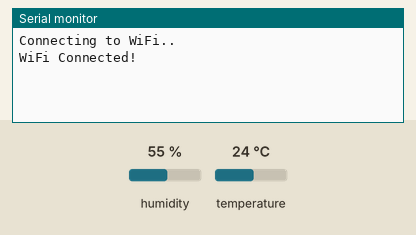
A sketch run on a simulated ESP32. Parts: the last lines printed to the serial monitor. The test bench sets the inputs (shaded band); at power-on: humidity 55 %, temperature 24 °C. WiFi joins after 1.5 s; servers stay silent unless stated.

Above: at 3.2 s.
3.3 s: humidity set to 22 %
At 6.0 s:
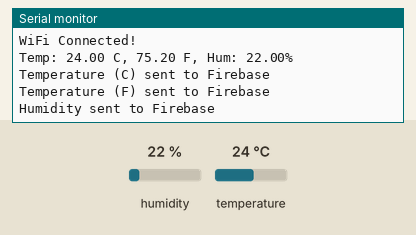
9.2 s: temperature set to 12 °C
At 13.1 s:
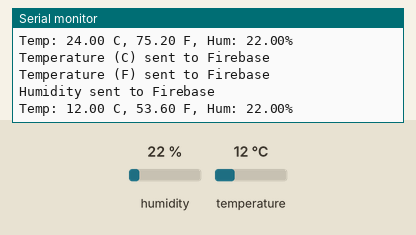
15.1 s: humidity set to 40 %
At 17.73 s:
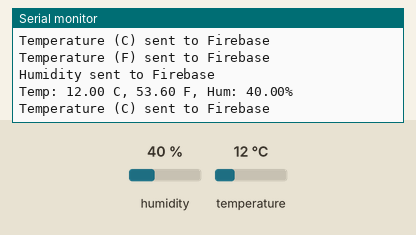

The sketch:

sketch_feb28a.ino
```cpp
#include <WiFi.h>
#include <Firebase_ESP_Client.h>
#include <DHT.h>

// WiFi Credentials
#define WIFI_SSID "Redmi Note 9S"
#define WIFI_PASSWORD "Lahiru1234"

// Firebase Credentials (Use Database Secret instead of API Key)
#define DATABASE_URL "https://yp-group-23-default-rtdb.asia-southeast1.firebasedatabase.app/"
#define DATABASE_SECRET "23otMyYcFN9dGXrDKSRNbkHPsca9Z1s686UhjyBY"  // 🔹 Replace with your actual Database Secret

// DHT Sensor Configuration
#define DHTPIN 4         // DHT sensor pin
#define DHTTYPE DHT11    // DHT Type: DHT11 or DHT22
DHT dht(DHTPIN, DHTTYPE);

// Firebase Instances
FirebaseData fbdo;
FirebaseAuth auth;
FirebaseConfig config;

void setup() {
  Serial.begin(115200);
  dht.begin();

  // Connect to WiFi
  WiFi.begin(WIFI_SSID, WIFI_PASSWORD);
  Serial.print("Connecting to WiFi");

  while (WiFi.status() != WL_CONNECTED) {
    Serial.print(".");
    delay(1000);
  }
  Serial.println("\nWiFi Connected!");

  // Set Firebase Config
  config.database_url = DATABASE_URL;
  config.signer.tokens.legacy_token = DATABASE_SECRET;  // 🔹 Use Database Secret for authentication

  Firebase.begin(&config, &auth);
  Firebase.reconnectWiFi(true);
}

void loop() {
  delay(2000);

  float tempC = dht.readTemperature(false);  // Temperature in Celsius
  float tempF = dht.readTemperature(true);   // Temperature in Fahrenheit
  float humidity = dht.readHumidity();       // Humidity

  Serial.print("Temp: ");
  Serial.print(tempC);
  Serial.print(" C, ");
  Serial.print(tempF);
  Serial.print(" F, Hum: ");
  Serial.print(humidity);
  Serial.println("%");


  // Send data to Firebase
  if (Firebase.ready()) {
    if (Firebase.RTDB.setFloat(&fbdo, "/sensor/temperature_C", tempC)) {
      Serial.println("Temperature (C) sent to Firebase");
    } else {
      Serial.println("Failed to send temperature");
      Serial.println(fbdo.errorReason());
    }

    if (Firebase.RTDB.setFloat(&fbdo, "/sensor/temperature_F", tempF)) {
      Serial.println("Temperature (F) sent to Firebase");
    } else {
      Serial.println("Failed to send temperature");
      Serial.println(fbdo.errorReason());
    }

    if (Firebase.RTDB.setFloat(&fbdo, "/sensor/humidity", humidity)) {
      Serial.println("Humidity sent to Firebase");
    } else {
      Serial.println("Failed to send humidity");
      Serial.println(fbdo.errorReason());
    }
  }

  delay(2000); // Send data every 5 seconds
}
```

Measured:
- after the input at 3.3 s, the serial monitor: prints a new line after 0.73 s (image 1)
- after the input at 9.2 s, the serial monitor: prints a new line after 3.8 s (image 2)
- after the input at 15.1 s, the serial monitor: prints a new line after 2.3 s (image 3)
